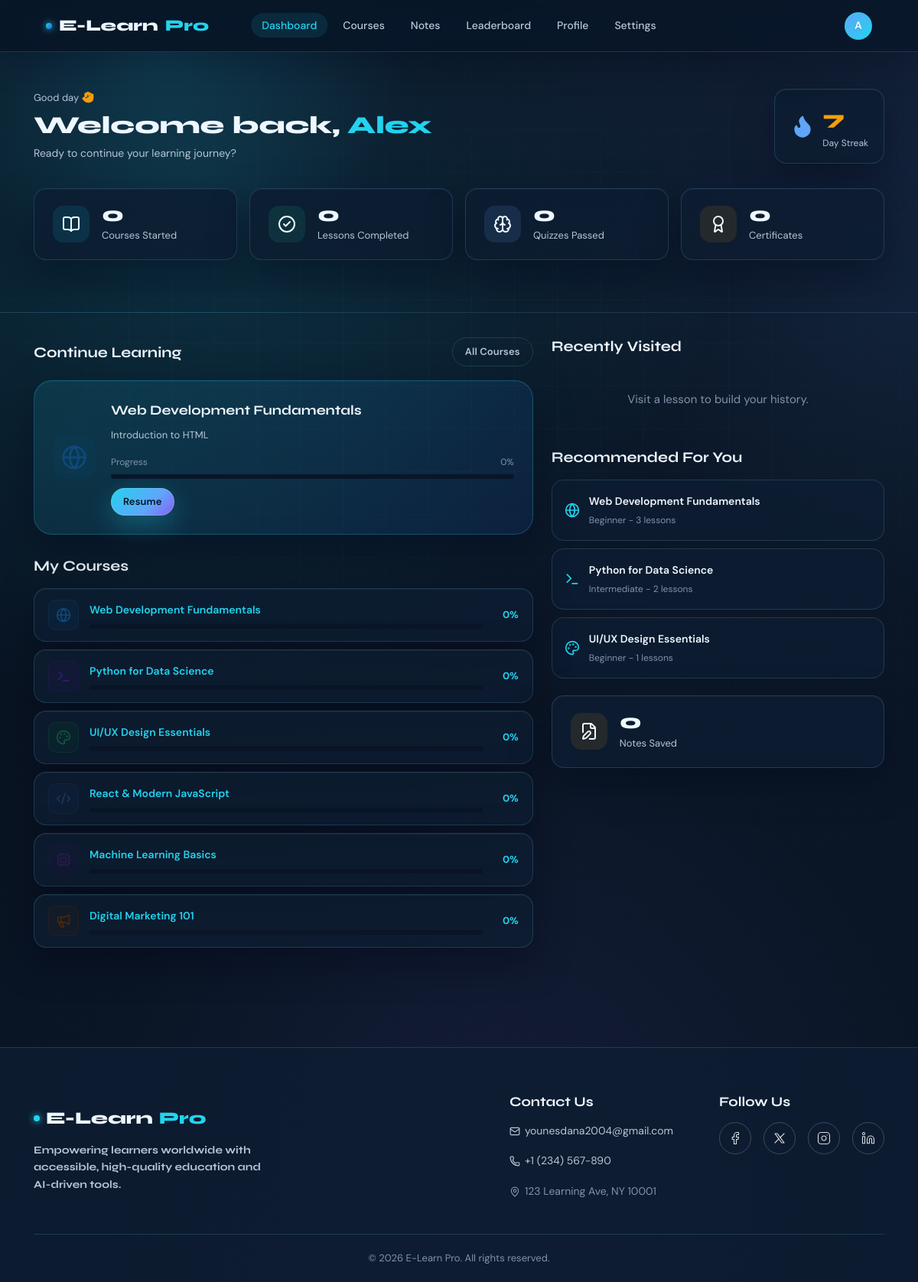
The app's page /dashboard (signed in) with its own data.
### tables this page shows
CREATE TABLE courses (
            id TEXT PRIMARY KEY,
            title TEXT NOT NULL,
            description TEXT,
            emoji TEXT DEFAULT 'book',
            color TEXT DEFAULT '#1a2a4a',
            level TEXT DEFAULT 'beginner',
            hours INTEGER DEFAULT 0,
            category TEXT DEFAULT 'general',
            created_by INTEGER,
            created_at TEXT,
            is_archived INTEGER DEFAULT 0
        );

CREATE TABLE lessons (
            id TEXT PRIMARY KEY,
            course_id TEXT NOT NULL,
            title TEXT NOT NULL,
            content TEXT,
            lesson_order INTEGER DEFAULT 0
        );

### app.py (the view)
@app.route("/dashboard")
@login_required
def dashboard():
    db = get_db()
    user_id = session["user_id"]
    ensure_certificates_for_user(user_id)
    notes_count = db.execute("SELECT COUNT(*) FROM notes WHERE user_id=?", (user_id,)).fetchone()[0]
    stats = get_user_stats(user_id)
    courses_rows = db.execute("SELECT * FROM courses WHERE is_archived=0 ORDER BY created_at ASC").fetchall()
    courses = []
    for c in courses_rows:
        lessons_rows = db.execute("SELECT * FROM lessons WHERE course_id=? ORDER BY lesson_order", (c["id"],)).fetchall()
        courses.append({
            "id": c["id"], "title": c["title"], "desc": c["description"],
            "emoji": c["emoji"], "color": c["color"], "level": c["level"],
            "lessons_count": len(lessons_rows), "hours": c["hours"],
            "category": c["category"], "progress": get_course_progress(user_id, c["id"]),
            "lessons": [{"id": l["id"], "title": l["title"], "desc": l["content"]} for l in lessons_rows],
        })
    recently_visited = db.execute(
        """
        SELECT p.course_id, p.lesson_id, p.visited_at, c.title AS course_title,
               c.emoji AS course_emoji, l.title AS lesson_title
        FROM progress p
        JOIN courses c ON c.id = p.course_id
        JOIN lessons l ON l.id = p.lesson_id
        WHERE p.user_id=?
        ORDER BY p.visited_at DESC
        LIMIT 3
        """,
        (user_id,),
    ).fetchall()
    recommended = [c for c in courses if c["progress"] == 0][:3]
    continue_course = next((c for c in courses if c["id"] == recently_visited[0]["course_id"]), None) if recently_visited else None
    if continue_course is None and courses:
        continue_course = courses[0]
    return render_template(
        "dashboard.html", user=current_user(), notes_count=notes_count, courses=courses[:6],
        stats=stats, real_lessons_completed=stats["total_lessons_completed"],
        real_quizzes_passed=stats["quizzes_passed"], real_certificates=stats["certificates"],
        recently_visited=recently_visited, recommended=recommended, continue_course=continue_course,
    )

### app.py (called while the page is built, shortened)
def get_db():
    if "db" not in g:
        g.db = sqlite3.connect(DATABASE, detect_types=sqlite3.PARSE_DECLTYPES)
        g.db.row_factory = sqlite3.Row
    return g.db

def login_required(f):
    @wraps(f)
    def decorated(*args, **kwargs):
        if "user_id" not in session:
            flash("Please sign in to continue.", "info")
            return redirect(url_for("login"))
        return f(*args, **kwargs)
    return decorated

def current_user():
    return {
        "id":    session.get("user_id"),
        "name":  session.get("name"),
        "email": session.get("email"),
        "role":  session.get("role"),
    }

def get_course_progress(user_id, course_id):
    db = get_db()
    total = db.execute("SELECT COUNT(*) FROM lessons WHERE course_id=?", (course_id,)).fetchone()[0]
    if total == 0:
        return 0
    visited = db.execute(
        """
        SELECT COUNT(DISTINCT p.lesson_id)
        FROM progress p
        JOIN lessons l ON l.id = p.lesson_id
        WHERE p.user_id=? AND l.course_id=?
        """,
        (user_id, course_id),
    ).fetchone()[0]
    return int(round((visited / total) * 100))

def ensure_certificates_for_user(user_id):
    db = get_db()
    passed_courses = db.execute(
        """
        SELECT course_id, MAX(percentage) AS best_score
        FROM quiz_results
        WHERE user_id=? AND percentage>=70
        GROUP BY course_id
        """,
        (user_id,),
    ).fetchall()
    created = 0
    if created:
        db.commit()
    return created

### templates/dashboard.html (shortened to what this page needs)
{% extends "base.html" %}
{% block content %}
<div class="dash-hero">
  <div class="container">
    <div class="welcome-row animate-on-scroll">
      <div>
        <div class="welcome-greeting">Good day <i data-lucide="hand" style="width:16px;height:16px;color:var(--warning);vertical-align:-3px;fill:var(--warning);"></i></div>
        <h1 class="welcome-name">Welcome back, <span>{{ user.name.split()[0] }}</span></h1>
        <p class="welcome-sub">Ready to continue your learning journey?</p>
      </div>
      <div class="streak-badge">
        <i data-lucide="flame" style="width:32px;height:32px;color:var(--accent2);fill:var(--accent2);"></i>
        <div><div class="streak-num">7</div><div class="streak-label">Day Streak</div></div>
      </div>
    </div>
    <div class="stats-row animate-on-scroll delay-100">
      <div class="stat-card glass-panel">
        <div class="stat-icon cyan"><i data-lucide="book-open"></i></div>
        <div><div class="stat-num">{{ stats.total_courses_started }}</div><div class="stat-label">Courses Started</div></div>
      </div>
      <div class="stat-card glass-panel">
        <div class="stat-icon green"><i data-lucide="check-circle-2"></i></div>
        <div><div class="stat-num">{{ real_lessons_completed }}</div><div class="stat-label">Lessons Completed</div></div>
      </div>
      <div class="stat-card glass-panel">
        <div class="stat-icon purple"><i data-lucide="brain"></i></div>
        <div><div class="stat-num">{{ real_quizzes_passed }}</div><div class="stat-label">Quizzes Passed</div></div>
      </div>
      <div class="stat-card glass-panel">
        <div class="stat-icon yellow"><i data-lucide="award"></i></div>
        <div><div class="stat-num">{{ real_certificates }}</div><div class="stat-label">Certificates</div></div>
      </div>
    </div>
  </div>
</div>
<div class="container">
  <div class="dash-grid">
    <div>
      <div class="section-head">
        <h2>Continue Learning</h2>
        <a href="{{ url_for('courses') }}" class="btn btn-ghost btn-sm">All Courses</a>
      </div>
      {% if continue_course %}
      <div class="continue-card glass-panel animate-on-scroll delay-200">
        <div style="width:56px;height:56px;border-radius:16px;background:{{ continue_course.color }}22;color:{{ continue_course.color }};display:flex;align-items:center;justify-content:center;flex-shrink:0;"><i data-lucide="{{ continue_course.emoji }}" style="width:34px;height:34px;"></i></div>
        <div style="flex:1;">
          <div class="continue-title">{{ continue_course.title }}</div>
          <p class="continue-sub">{{ continue_course.lessons[0].title if continue_course.lessons else 'Start the course' }}</p>
          <div style="margin-bottom:12px;">
            <div style="display:flex;justify-content:space-between;font-size:12px;color:var(--text-muted);margin-bottom:6px;"><span>Progress</span><span>{{ continue_course.progress }}%</span></div>
            <div class="progress-bar-wrap"><div class="progress-bar-fill" style="width:{{ continue_course.progress }}%"></div></div>
          </div>
          <a href="{{ url_for('lesson', course_id=continue_course.id) }}" class="btn btn-primary btn-sm" style="text-decoration:none;">Resume</a>
        </div>
      </div>
      {% endif %}
      <div class="section-head"><h2>My Courses</h2></div>
      <div class="activity-list">
        {% for c in courses %}
        <a href="{{ url_for('lesson', course_id=c.id) }}" style="text-decoration:none;">
          <div class="activity-item glass-panel">
            <div style="width:40px;height:40px;border-radius:10px;background:{{ c.color }}22;border:1px solid {{ c.color }}44;color:{{ c.color }};display:flex;align-items:center;justify-content:center;flex-shrink:0;"><i data-lucide="{{ c.emoji }}" style="width:20px;height:20px;"></i></div>
            <div style="flex:1;min-width:0;">
              <div class="activity-title">{{ c.title }}</div>
              <div class="progress-bar-wrap" style="margin-top:6px;"><div class="progress-bar-fill" style="width:{{ c.progress }}%"></div></div>
            </div>
            <span style="font-size:13px;font-weight:700;color:var(--accent);margin-left:12px;">{{ c.progress }}%</span>
          </div>
        </a>
        {% endfor %}
      </div>
    </div>
    <div class="side-stack">
      <div>
        <div class="section-head"><h2>Recently Visited</h2></div>
        <div class="activity-list">
          {% for item in recently_visited %}
          <a href="{{ url_for('lesson', course_id=item.course_id) }}" class="mini-course">
            <i data-lucide="{{ item.course_emoji }}" style="width:20px;height:20px;color:var(--accent);"></i>
            <div><div class="activity-title">{{ item.lesson_title }}</div><div class="activity-sub">{{ item.course_title }}</div></div>
          </a>
          {% else %}
          <div class="empty-state" style="padding:28px 16px;">Visit a lesson to build your history.</div>
          {% endfor %}
        </div>
      </div>
      <div>
        <div class="section-head"><h2>Recommended For You</h2></div>
        <div class="activity-list">
          {% for c in recommended %}
          <a href="{{ url_for('lesson', course_id=c.id) }}" class="mini-course">
            <i data-lucide="{{ c.emoji }}" style="width:20px;height:20px;color:var(--accent);"></i>
            <div><div class="activity-title">{{ c.title }}</div><div class="activity-sub">{{ c.level|capitalize }} - {{ c.lessons_count }} lessons</div></div>
          </a>
          {% else %}
          <div class="empty-state" style="padding:28px 16px;">You have started every available course.</div>
          {% endfor %}
        </div>
      </div>
      <div class="stat-card glass-panel">
        <div class="stat-icon yellow"><i data-lucide="file-edit"></i></div>
        <div><div class="stat-num">{{ notes_count }}</div><div class="stat-label">Notes Saved</div></div>
      </div>
    </div>
  </div>
</div>
{% endblock %}

### templates/dashboard.html (style rules this page uses)
.dash-hero { padding:48px 0 36px;border-bottom:1px solid var(--border);background:radial-gradient(circle at 18% 0%,rgba(34,211,238,0.13),transparent 30%),linear-gradient(180deg,rgba(15,23,42,0.48) 0%,transparent 100%); }
.welcome-row { display:flex;align-items:center;justify-content:space-between;flex-wrap:wrap;gap:16px; }
.welcome-greeting { font-size:13px;color:var(--text-secondary);margin-bottom:6px; }
.welcome-name { font-size:2rem;font-weight:800; }
.welcome-name span { color:var(--accent); }
.welcome-sub { font-size:14px;color:var(--text-secondary);margin-top:6px; }
.streak-badge { display:flex;align-items:center;gap:10px;background:var(--bg-card);border:1px solid var(--border);border-radius:var(--radius-md);padding:16px 20px;box-shadow:var(--shadow-card);backdrop-filter:blur(18px); }
.streak-num { font-family:var(--font-head);font-size:1.6rem;font-weight:800;color:var(--warning); }
.streak-label { font-size:12px;color:var(--text-secondary); }
.stats-row { display:grid;grid-template-columns:repeat(4,1fr);gap:16px;margin:32px 0; }
.section-head { display:flex;align-items:center;justify-content:space-between;margin-bottom:18px;gap:12px;flex-wrap:wrap; }
.section-head h2 { font-size:1.2rem;font-weight:700; }
.dash-grid { display:grid;grid-template-columns:1.2fr .8fr;gap:24px;padding:32px 0 70px; }
.continue-card { background:linear-gradient(135deg,rgba(34,211,238,0.12),rgba(37,99,235,0.1));border:1px solid rgba(34,211,238,0.24);border-radius:var(--radius-lg);padding:24px;display:flex;align-items:center;gap:20px;margin-bottom:28px;box-shadow:var(--shadow-card); }
.continue-title { font-family:var(--font-head);font-size:1.1rem;font-weight:700;margin-bottom:6px; }
.continue-sub { font-size:13px;color:var(--text-secondary);margin-bottom:14px; }
.activity-list { display:flex;flex-direction:column;gap:10px; }
.activity-item { display:flex;align-items:center;gap:14px;padding:14px 18px;background:var(--bg-card);border:1px solid var(--border);border-radius:var(--radius-md);transition:all var(--transition); }
.activity-title { font-size:14px;font-weight:600;margin-bottom:2px; }
.activity-sub { font-size:12px;color:var(--text-muted); }
.side-stack { display:flex;flex-direction:column;gap:22px; }
.mini-course { padding:16px;background:var(--bg-card);border:1px solid var(--border);border-radius:var(--radius-md);display:flex;gap:12px;align-items:center;text-decoration:none;color:var(--text-primary);transition:all var(--transition); }

### records on screen
courses: title "Web Development Fundamentals", progress "0", level "Beginner", lessons_count "3"
lessons: title "Introduction to HTML"
courses: title "Python for Data Science", progress "0", level "Intermediate", lessons_count "2"
courses: title "UI/UX Design Essentials", progress "0", level "Beginner", lessons_count "1"
courses: title "React & Modern JavaScript", progress "0"
courses: title "Machine Learning Basics", progress "0"
courses: title "Digital Marketing 101", progress "0"

### other values on screen
{{ session.name[0]|upper if session.name else 'U' }} "A"
{{ user.name.split()[0] }} "Alex"
{{ stats.total_courses_started }} "0"
{{ real_lessons_completed }} "0"
{{ real_quizzes_passed }} "0"
{{ real_certificates }} "0"
{{ continue_course.progress }} "0"
{{ notes_count }} "0"
